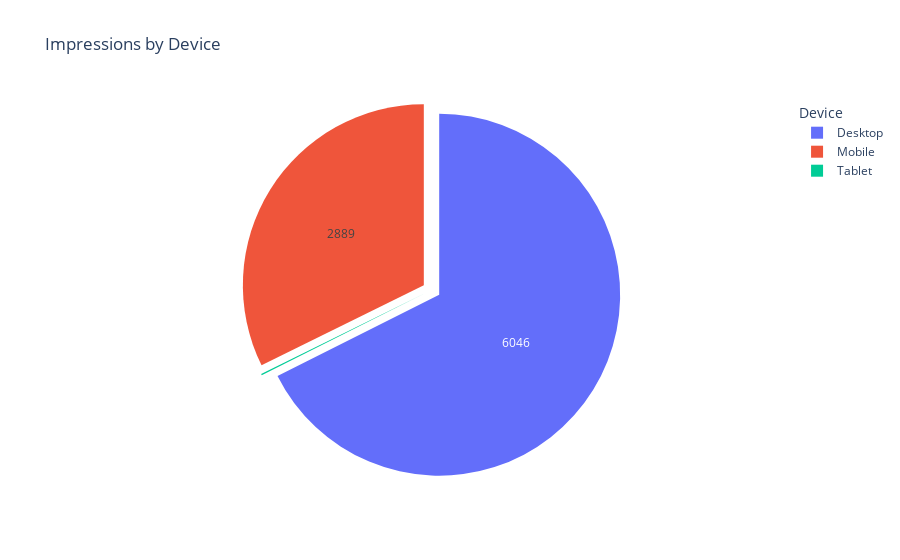

Source (notebook cell):
### Markdown cell above
### Process 1D (Output 2) Pie Chart for Impressions by Device Type

### Code cell
def plot_impressions_by_device(output_folder=".", save_charts=False):

    # Process
    fig = px.pie(
        df_devices,
        names="Device",
        values="Impressions",
        title="Impressions by Device",
        hole=0, 
    )
    
    fig.update_traces(
        textinfo='value',  
        textposition='inside',
        pull=[0.05]*len(df_devices),  
        insidetextorientation='auto',
        showlegend=True
    )

    fig.update_layout(
        uniformtext_minsize=12,
        uniformtext_mode='hide',
        legend_title_text="Device",
    )

    # Print Results
    fig.show()

    # Save Chart
    if save_charts:
        os.makedirs(output_folder, exist_ok=True)
        file_path = os.path.join(output_folder, "13_GSC_Impressions_By_Device.png")
        fig.write_image(file_path)
        print(f"Saved to {file_path}")

plot_impressions_by_device(output_folder="Output", save_charts=True)

### Figure 1 — Plotly figure (JSON) as saved in the notebook; plotly's stock layout.template omitted (floating-point values rounded to 4 significant figures)
{"data": [{"domain": {"x": [0, 1], "y": [0, 1]}, "hole": 0, "hovertemplate": "Device=%{label}<br>Impressions=%{value}<extra></extra>", "insidetextorientation": "auto", "labels": ["Desktop", "Mobile", "Tablet"], "legendgroup": "", "name": "", "pull": [0.05, 0.05, 0.05], "showlegend": true, "textinfo": "value", "textposition": "inside", "type": "pie", "values": [6046, 2889, 10]}], "layout": {"autosize": true, "legend": {"title": {"text": "Device"}, "tracegroupgap": 0}, "title": {"text": "Impressions by Device"}, "uniformtext": {"minsize": 12, "mode": "hide"}}}
